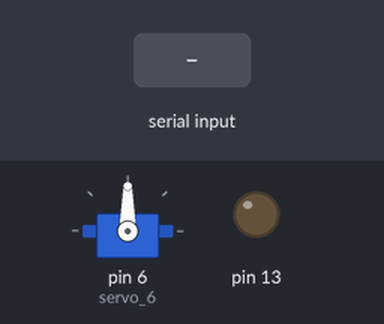
A sketch run on a simulated Arduino Uno, built with avr-gcc and run on an emulated ATmega328P. Parts: servo, output pins drawn as LEDs (lit = HIGH). The test bench sets the inputs (shaded band).

Above: at 1.2 s.
1.3 s: "O" received over Serial
At 2.0 s:
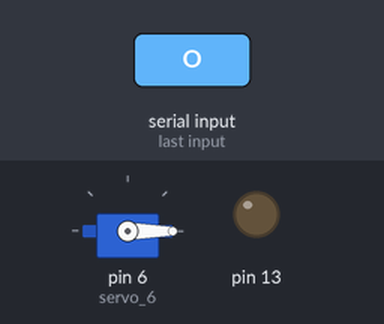
2.8 s: "1" received over Serial
At 3.2 s:
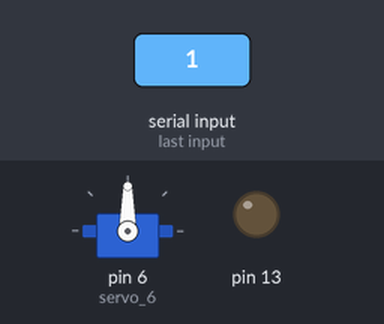
Timing chart, 0 to 5.8 s (numbered marks = the images above; inputs shaded):
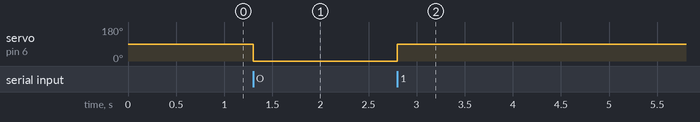

Measured:
- after the input at 1.3 s, servo on pin 6 (servo_6): 90° → 0° at once
- after the input at 2.8 s, servo on pin 6 (servo_6): 0° → 90° at once

The sketch:

fingerControl.ino
```cpp
#include <Servo.h>

Servo servo_6;
char receivedChar;   // Store incoming serial data
char previousChar;   // Store incoming serial data

void setup()
{
  Serial.begin(9600);     // Match baud rate with JS serial connection
  pinMode(13,OUTPUT);
  servo_6.attach(6, 500, 2500);
}

void loop()
{
  if (Serial.available() > 0) {
    receivedChar = Serial.read();
    if(previousChar==receivedChar)
      return;

    if (receivedChar == 'O') {
      // Wheel detected → Light ON
      servo_6.write(0);
    }
    else{
      servo_6.write(90);
    }
  }
//  delay(1000); // Wait for 1000 millisecond(s)
}
```
